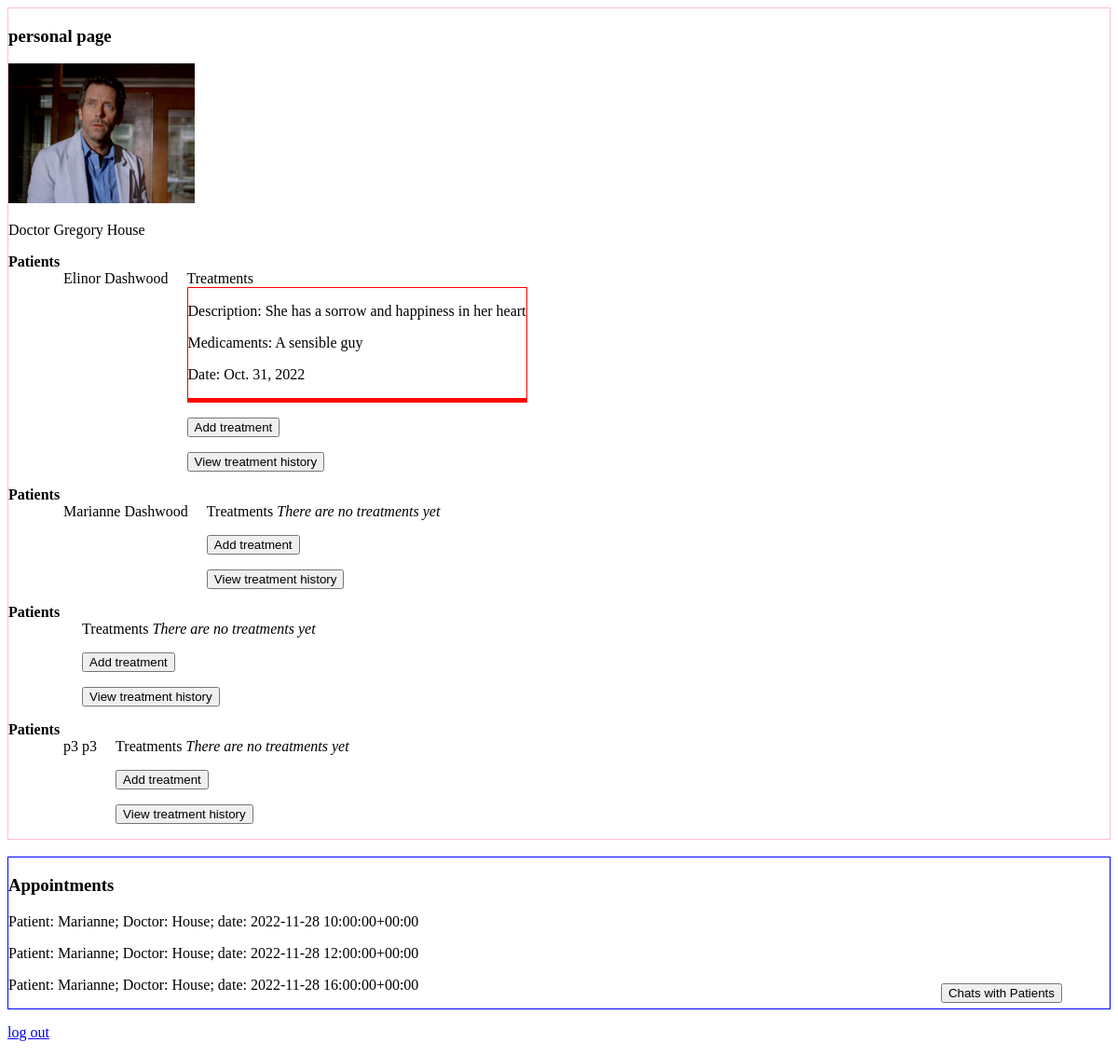
Before: /users/personal (signed in) with the older database file.
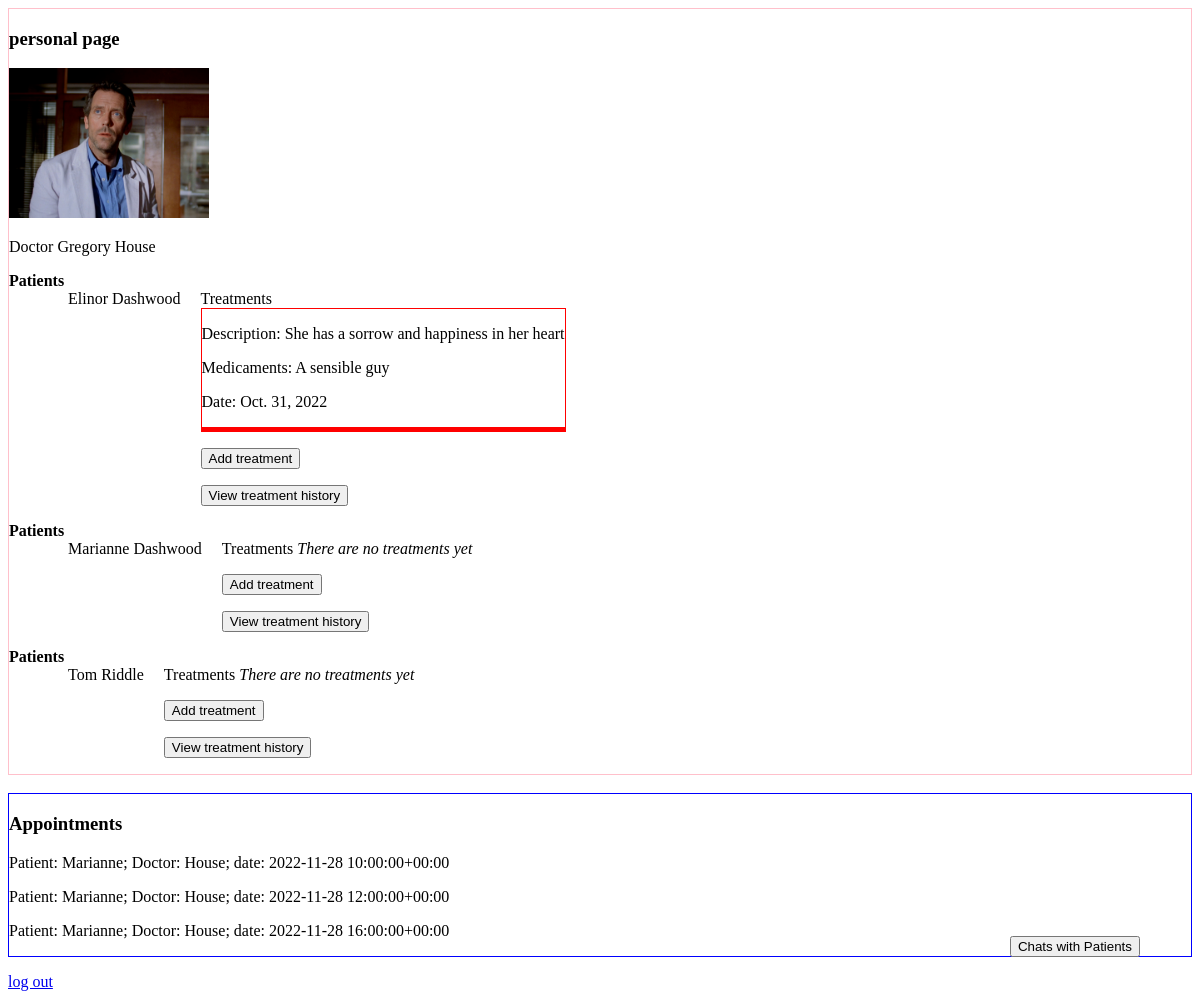
After: the same page with the newer database file.
### users/models.py (models this page shows, shortened)
class Patient(models.Model):
    user = models.OneToOneField(User, on_delete=models.CASCADE, primary_key=True)
    date_of_birth = models.DateField(blank=True)
    IIN = models.IntegerField(max_length=12, blank=True)
    gov_id = models.IntegerField(max_length=12,blank=True)
    name = models.CharField(max_length=50, blank=True)
    surname = models.CharField(max_length=50, blank=True)
    middle_name = models.CharField(max_length=50, blank=True)
    blood_group = models.CharField(max_length=2, blank=True, choices=blood_group_choices)
    contact_close = models.CharField(max_length=11,blank=True)
    phone_number = models.CharField(max_length=11,blank=True)
    address = models.CharField(max_length=50, blank=True)
    marital_status = models.CharField(max_length=10, blank=True, choices = marital_status_choices)
    registration_date = models.DateField(default = datetime.today())
    assigned_doctor = models.ForeignKey(Doctor, related_name='assigned_patients', on_delete=models.PROTECT, default = Doctor.objects.get(surname="House").pk) #why added pk?
    def __str__(self):
        return f"{self.name} {self.surname}"

class Treatment(models.Model):
    patient = models.ForeignKey(Patient, on_delete=models.CASCADE, related_name='treatments')
    doctor = models.ForeignKey(Doctor, on_delete=models.CASCADE, related_name='treatments')
    description = models.CharField(max_length=200, default='Description empty')
    medicaments = models.CharField(max_length=50, default='Medicements empty')
    date = models.DateField()

class Appointment(models.Model):
    patient = models.ForeignKey(Patient, on_delete=models.CASCADE, related_name='appointments')
    doctor = models.ForeignKey(Doctor, on_delete=models.CASCADE, related_name='appointments')
    medical_service = models.CharField(max_length = 50)
    date = models.DateTimeField()
    def __str__(self):
        return f"Patient: {self.patient.name}; Doctor: {self.doctor.surname}; date: {self.date}"

class Doctor(models.Model):
    user = models.OneToOneField(User, on_delete=models.CASCADE, primary_key=True)
    date_of_birth = models.DateField(blank=True)
    IIN = models.IntegerField(max_length=12, blank=True)
    gov_id = models.IntegerField(max_length=12,blank=True)
    name = models.CharField(max_length=50, blank=True)
    surname = models.CharField(max_length=50, blank=True)
    middle_name = models.CharField(max_length=50, blank=True)
    phone_number = models.CharField(max_length=11,blank=True)
    department_ID = models.IntegerField(max_length=6, blank=True)
    spec = models.ForeignKey(Specialization, on_delete = models.SET_NULL, blank = True, null = True)
    experience = models.CharField(max_length=2, blank=True)
    photo = models.ImageField(upload_to='images', blank=True)
    category=models.CharField(max_length=10, blank=True)
    appointment_price = models.CharField(max_length = 7, blank=True)
    education = models.CharField(max_length=30, blank=True)
    rating = models.IntegerField(max_length = 2, blank=True)
    address = models.CharField(max_length = 30, blank=True)
    homepage = models.URLField(blank=True)

### users/views.py (the view)
# urls.py: path('personal', views.personal, name='personal'),
@login_required
def personal(request):
    user = request.user
    if is_patient(user):
        if not user.patient.chatrooms.first():
            Chatrooms.objects.create(patient = user.patient, doctor = user.patient.assigned_doctor)
        if request.method == "POST":
            user.patient.gov_id = request.POST["gov_id"]
            user.patient.name = request.POST["name"]
            user.patient.surname = request.POST["surname"]
            user.patient.middle_name = request.POST["middle_name"]
            user.patient.address = request.POST["address"]
            user.patient.phone_number = request.POST["phone_number"]
            user.patient.email = request.POST["email"]
            user.patient.contact_close = request.POST["contact_close"]
            user.patient.save()
            return HttpResponseRedirect(reverse('personal'))
        return render(request, 'users/patient_page.html')
    elif is_doctor(user):
        return render(request, 'users/doctor_page.html')
    elif is_admin(user):
        patients = Patient.objects.all()
        doctors = Doctor.objects.all()
        return render(request, 'users/admin_page.html', {
            'patients' : patients, 'doctors' : doctors
        })
    return HttpResponseRedirect(reverse('admin:index'))

### users/views.py (called while the page is built)
def is_patient(user):
    return user.groups.filter(name='Patient').exists()

def is_doctor(user):
    return user.groups.filter(name='Doctor').exists()

### users/templates/users/doctor_page.html (shortened to what this page needs)
{% extends 'users/layout.html' %}
{%block body%}
    <div style="border: 1px solid pink">
        <h3>personal page</h3>
        <p><img src="{{request.user.doctor.photo.url}}" alt="{{request.user.doctor.photo.url}}" width="200px"></p>
        <p>Doctor {{request.user.doctor.name}} {{request.user.doctor.surname}}</p>
        {% for patient in request.user.doctor.assigned_patients.all %}
            <strong>Patients</strong>
            <div class="assigned_patients">
                <div>{{patient}}</div>
                <div>
                    Treatments
                    {% for treatment in patient.treatments.all|dictsortreversed:"date" %}
                    <div style="border: 1px solid red">
                        {% if forloop.counter == 1 %}
                            <p>Description: {{treatment.description}}</p>
                            <p>Medicaments: {{treatment.medicaments}}</p>
                            <p>Date: {{treatment.date}}</p>
                        {%endif%}
                    </div>
                    {%empty%}
                        <i>There are no treatments yet</i>
                    {% endfor %}
                <p><button onclick="show_treatment_popup()">Add treatment</button></p>
                <p><button onclick="show_treatment_history()">View treatment history</button></p>
                </div>
            </div>
        {%empty%}
            <i>There are no assigned patients</i>
        {% endfor %}
    </div>
    <br>
    <div style="border: 1px solid blue">
        <h3>Appointments</h3>
        {% for appointment in user.doctor.appointments.all|dictsort:"date" %}
            <p>{{appointment}}</p>
        {% empty %}
            <p><i>There are no appointments yet scheduled</i></p>
        {% endfor %}
    </div>
    <p><a href="{% url 'logout' %}">log out</a></p>
    <button id="chat-button">Chats with Patients</button>
{% endblock %}

Changed rows visible on the page:
removed Patient: name+surname "p3 p3"
added Patient: name+surname "Tom Riddle"
